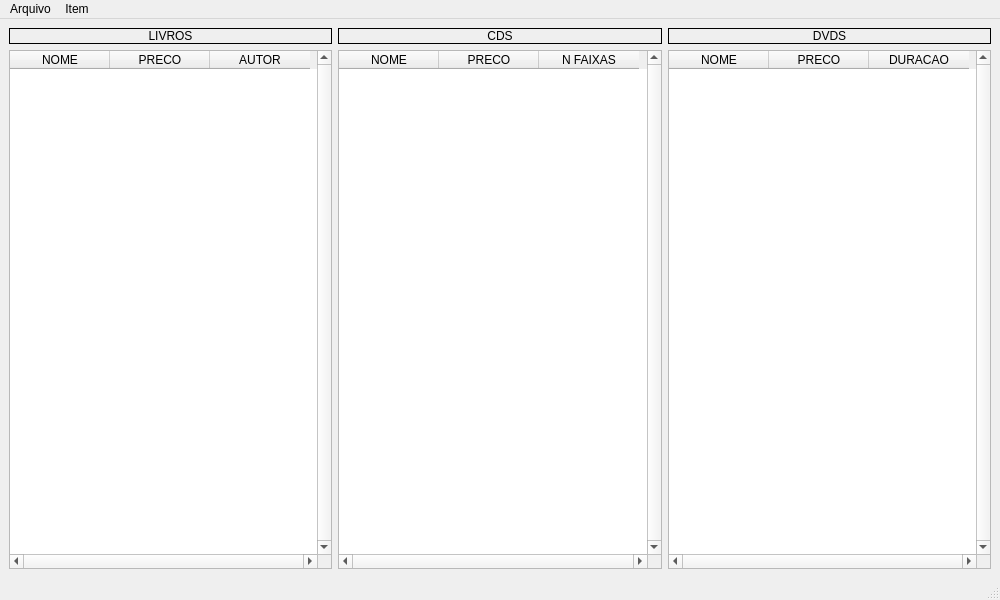
<?xml version="1.0" encoding="UTF-8"?>
<ui version="4.0">
 <class>MainLoja</class>
 <widget class="QMainWindow" name="MainLoja">
  <property name="geometry">
   <rect>
    <x>0</x>
    <y>0</y>
    <width>1000</width>
    <height>600</height>
   </rect>
  </property>
  <property name="windowTitle">
   <string>Estoque em loja</string>
  </property>
  <widget class="QWidget" name="centralwidget">
   <layout class="QHBoxLayout" name="horizontalLayout">
    <item>
     <layout class="QVBoxLayout" name="verticalLayout">
      <item>
       <widget class="QLabel" name="labelLivros">
        <property name="frameShape">
         <enum>QFrame::Shape::Box</enum>
        </property>
        <property name="text">
         <string>LIVROS</string>
        </property>
        <property name="alignment">
         <set>Qt::AlignmentFlag::AlignCenter</set>
        </property>
       </widget>
      </item>
      <item>
       <widget class="QTableWidget" name="tableLivros">
        <property name="verticalScrollBarPolicy">
         <enum>Qt::ScrollBarPolicy::ScrollBarAlwaysOn</enum>
        </property>
        <property name="horizontalScrollBarPolicy">
         <enum>Qt::ScrollBarPolicy::ScrollBarAlwaysOn</enum>
        </property>
        <property name="tabKeyNavigation">
         <bool>false</bool>
        </property>
        <property name="selectionMode">
         <enum>QAbstractItemView::SelectionMode::SingleSelection</enum>
        </property>
        <property name="selectionBehavior">
         <enum>QAbstractItemView::SelectionBehavior::SelectRows</enum>
        </property>
        <property name="columnCount">
         <number>3</number>
        </property>
        <attribute name="verticalHeaderVisible">
         <bool>false</bool>
        </attribute>
        <column>
         <property name="text">
          <string>NOME</string>
         </property>
        </column>
        <column>
         <property name="text">
          <string>PRECO</string>
         </property>
        </column>
        <column>
         <property name="text">
          <string>AUTOR</string>
         </property>
        </column>
       </widget>
      </item>
     </layout>
    </item>
    <item>
     <layout class="QVBoxLayout" name="verticalLayout_2">
      <item>
       <widget class="QLabel" name="labelCds">
        <property name="frameShape">
         <enum>QFrame::Shape::Box</enum>
        </property>
        <property name="text">
         <string>CDS</string>
        </property>
        <property name="alignment">
         <set>Qt::AlignmentFlag::AlignCenter</set>
        </property>
       </widget>
      </item>
      <item>
       <widget class="QTableWidget" name="tableCds">
        <property name="verticalScrollBarPolicy">
         <enum>Qt::ScrollBarPolicy::ScrollBarAlwaysOn</enum>
        </property>
        <property name="horizontalScrollBarPolicy">
         <enum>Qt::ScrollBarPolicy::ScrollBarAlwaysOn</enum>
        </property>
        <property name="columnCount">
         <number>3</number>
        </property>
        <attribute name="verticalHeaderVisible">
         <bool>false</bool>
        </attribute>
        <column>
         <property name="text">
          <string>NOME</string>
         </property>
        </column>
        <column>
         <property name="text">
          <string>PRECO</string>
         </property>
        </column>
        <column>
         <property name="text">
          <string>N FAIXAS</string>
         </property>
        </column>
       </widget>
      </item>
     </layout>
    </item>
    <item>
     <layout class="QVBoxLayout" name="verticalLayout_3">
      <item>
       <widget class="QLabel" name="labelDvds">
        <property name="frameShape">
         <enum>QFrame::Shape::Box</enum>
        </property>
        <property name="text">
         <string>DVDS</string>
        </property>
        <property name="alignment">
         <set>Qt::AlignmentFlag::AlignCenter</set>
        </property>
       </widget>
      </item>
      <item>
       <widget class="QTableWidget" name="tableDvds">
        <property name="verticalScrollBarPolicy">
         <enum>Qt::ScrollBarPolicy::ScrollBarAlwaysOn</enum>
        </property>
        <property name="horizontalScrollBarPolicy">
         <enum>Qt::ScrollBarPolicy::ScrollBarAlwaysOn</enum>
        </property>
        <property name="columnCount">
         <number>3</number>
        </property>
        <attribute name="verticalHeaderVisible">
         <bool>false</bool>
        </attribute>
        <column>
         <property name="text">
          <string>NOME</string>
         </property>
        </column>
        <column>
         <property name="text">
          <string>PRECO</string>
         </property>
        </column>
        <column>
         <property name="text">
          <string>DURACAO</string>
         </property>
        </column>
       </widget>
      </item>
     </layout>
    </item>
   </layout>
  </widget>
  <widget class="QMenuBar" name="menubar">
   <property name="geometry">
    <rect>
     <x>0</x>
     <y>0</y>
     <width>1000</width>
     <height>23</height>
    </rect>
   </property>
   <widget class="QMenu" name="menuArquivo">
    <property name="title">
     <string>Arquivo</string>
    </property>
    <addaction name="actionLer"/>
    <addaction name="actionSalvar"/>
    <addaction name="separator"/>
    <addaction name="actionSair"/>
   </widget>
   <widget class="QMenu" name="menuItem">
    <property name="title">
     <string>Item</string>
    </property>
    <addaction name="actionIncluir_Livro"/>
    <addaction name="actionIncluir_CD"/>
    <addaction name="actionIncluir_DVD"/>
   </widget>
   <addaction name="menuArquivo"/>
   <addaction name="menuItem"/>
  </widget>
  <widget class="QStatusBar" name="statusbar"/>
  <action name="actionLer">
   <property name="text">
    <string>Ler...</string>
   </property>
  </action>
  <action name="actionSalvar">
   <property name="text">
    <string>Salvar...</string>
   </property>
  </action>
  <action name="actionSair">
   <property name="text">
    <string>Sair</string>
   </property>
  </action>
  <action name="actionIncluir_Livro">
   <property name="text">
    <string>Incluir Livro...</string>
   </property>
  </action>
  <action name="actionIncluir_CD">
   <property name="text">
    <string>Incluir CD...</string>
   </property>
  </action>
  <action name="actionIncluir_DVD">
   <property name="text">
    <string>Incluir DVD...</string>
   </property>
  </action>
 </widget>
 <resources/>
 <connections/>
</ui>
